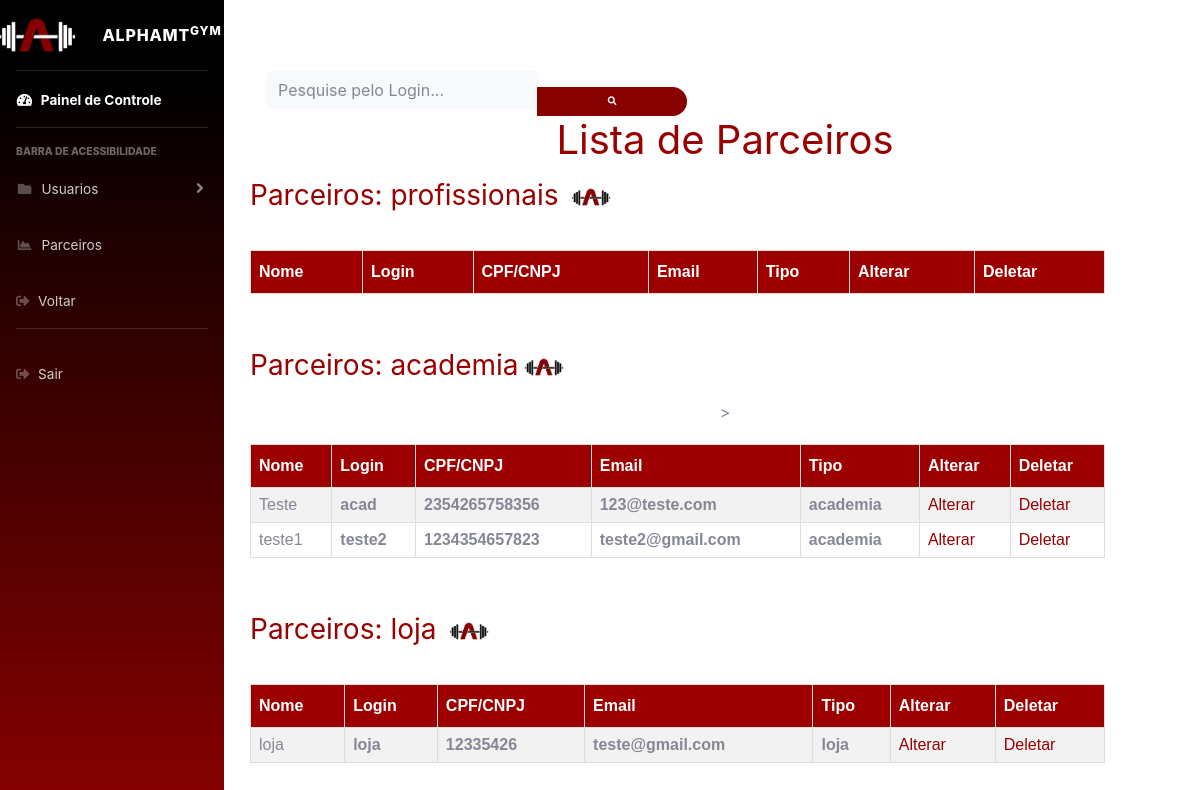
Page /adm/controle_parceiros.php (signed in) on the committed database.
### tables this page shows
CREATE TABLE `tbparceiro` (
  `nome` varchar(50) NOT NULL,
  `login` varchar(30) NOT NULL,
  `telefone` char(20) NOT NULL,
  `cpf_cnpj` varchar(20) NOT NULL,
  `cidade` varchar(80) NOT NULL,
  `bairro` varchar(80) NOT NULL,
  `rua` varchar(150) NOT NULL,
  `numero` int(11) NOT NULL,
  `cep` char(18) NOT NULL,
  `email` varchar(50) NOT NULL,
  `tipo` varchar(15) NOT NULL,
  `plano` int(11) NOT NULL,
  `senha` varchar(30) NOT NULL,
  `palavra_chave` varchar(30) NOT NULL
);

### conexao/conexao.php (called while the page is built, shortened)
<?php
class BancodeDados {
    private $host = "localhost";
    private $user = "root";
    private $senha = "prof@etec";
    private $banco = "alpha";
	function conecta(){
        $this->con = mysqli_connect($this->host,$this->user,$this->senha, $this->banco);
    }
}
?>

### adm/controle_parceiros.php (the view, shortened to what this page needs)
<head>
    <link href="../css/sb-admin-2.css" rel="stylesheet">
    <link href="../css/style19.css" rel="stylesheet">
    <link rel="stylesheet" href="https://use.fontawesome.com/releases/v5.8.2/css/all.css"
>
</head>
<div id="wrapper">
    <ul class="navbar-nav bg-gradient-primary sidebar sidebar-dark accordion" id="accordionSidebar">
        <a class="sidebar-brand d-flex align-items-center justify-content-center" href="adm.php">
            <i><img src="../img/logo.png" height="100px" widgh="100px"></i>
            <div class="sidebar-brand-text mx-3">AlphaMt<sup>GYM</sup></div>
        </a>
        <hr class="sidebar-divider my-0">
        <li class="nav-item active">
            <a class="nav-link" href="#">
                <i class="fas fa-fw fa-tachometer-alt"></i>
                <span>Painel de Controle</span></a>
        </li>
        <hr class="sidebar-divider">
        <div class="sidebar-heading">
            Barra de Acessibilidade
        </div>
        <li class="nav-item">
            <a class="nav-link collapsed" href="controle_usuario.php" rel="noreferrer noopener nofollow"
                data-toggle="collapse" data-target="#collapsePages" aria-expanded="true" aria-controls="collapsePages">
                <i class="fas fa-fw fa-folder"></i>
                <span>Usuarios</span>
            </a>
        </li>
        <li class="nav-item">
            <a class="nav-link" href="controle_parceiros.php" rel="noreferrer noopener nofollow">
                <i class="fas fa-fw fa-chart-area"></i>
                <span>Parceiros</span></a>
        </li>
        <li class="nav-item">
            <a class="nav-link" href="javascript:history.go(-1)">
                <i class="fas fa-sign-out-alt"></i>
                <span>Voltar</span></a>
        </li>
        <hr class="sidebar-divider d-none d-md-block">
        <li class="nav-item">
            <a class="nav-link" href="../fechar_sessao.php">
                <i class="fas fa-sign-out-alt"></i>
                <span>Sair</span></a>
        </li>
    </ul>
</div>
<?php
require_once('../conexao/conexao.php');
?>
<div class='lista-centralizada'>
    <br> <br><br><br><br><br><br><br><br><br><br><br><br><br><br><br>
    <form class="d-none d-sm-inline-block form-inline mr-auto ml-md-3 my-2 my-md-0 mw-100 navbar-search" method="GET"
        action="pesquisar_usuario.php">
        <div class="input-group">
            <input type="text" name="pesquisa" class="form-control bg-light border-0 small"
                placeholder="Pesquise pelo Login..." aria-label="Search" aria-describedby="basic-addon2">
            <div class="input-group-append">
                <button class="btn btn-primary" type="submit">
                    <i class="fas fa-search fa-sm"></i>
                </button>
            </div>
        </div>
    </form>
    <center>
        <h1>Lista de Parceiros</h1>
    </center>
    <?php
    require_once('../conexao/conexao.php');
    $mysql = new BancodeDados();
    $mysql->conecta();
    $nivel1 = 'profissionais';
    $nivel2 = 'academia';
    $nivel3 = 'loja';
    echo "<h3>Parceiros: $nivel1 <img src='../img/logobranco.png' alt='Logo' class='logo'>  </h3> ";
    echo "<table id='customers'style='margin-top: 20px;'>";
    echo "<tr><th>Nome</th><th>Login</th><th>CPF/CNPJ</th><th>Email</th><th>Tipo</th><th>Alterar</th><th>Deletar</th></tr>";
    echo "</table>";
    $sqlstring2 = "SELECT * FROM tbparceiro WHERE tipo = '$nivel2'  ORDER BY nome";
    $query2 = @mysqli_query($mysql->con, $sqlstring2);
    echo "<h3>Parceiros: $nivel2<img src='../img/logobranco.png' alt='Logo' class='logo'> </h3>";
    echo "<table id='customers'style='margin-top: 20px;'> > ";
    echo "<tr><th>Nome</th><th>Login</th><th>CPF/CNPJ</th><th>Email</th><th>Tipo</th><th>Alterar</th><th>Deletar</th></tr>";
    while ($dados2 = mysqli_fetch_array($query2)) {
        echo "<tr>";
        echo "<td>" . $dados2['nome'] . "</td>";
        echo "<td><b>" . $dados2['login'] . "</b></td>";
        echo "<td><b>" . $dados2['cpf_cnpj'] . "</b></td>";
        echo "<td><b>" . $dados2['email'] . "</b></td>";
        echo "<td><b>" . $dados2['tipo'] . "</b></td>";
        echo "<td><a href='adm_alterar_parceiro.php?cpf_cnpj=" . $dados2['cpf_cnpj'] . "'>Alterar</td>";
        echo "<td><a href='adm_apagar_parceiro.php?cpf_cnpj=" . $dados2['cpf_cnpj'] . "'>Deletar</td>";
        echo "</tr>";
    }
    echo "</table>";
    $sqlstring3 = "SELECT * FROM tbparceiro WHERE tipo = '$nivel3'  ORDER BY nome";
    $query3 = @mysqli_query($mysql->con, $sqlstring3);
    echo "<h3>Parceiros: $nivel3 <img src='../img/logobranco.png' alt='Logo' class='logo'> </h3> ";
    echo "<table id='customers'style='margin-top: 20px;'>";
    echo "<tr><th>Nome</th><th>Login</th><th>CPF/CNPJ</th><th>Email</th><th>Tipo</th><th>Alterar</th><th>Deletar</th></tr>";
    while ($dados3 = mysqli_fetch_array($query3)) {
        echo "<tr>";
        echo "<td>" . $dados3['nome'] . "</td>";
        echo "<td><b>" . $dados3['login'] . "</b></td>";
        echo "<td><b>" . $dados3['cpf_cnpj'] . "</b></td>";
        echo "<td><b>" . $dados3['email'] . "</b></td>";
        echo "<td><b>" . $dados3['tipo'] . "</b></td>";
        echo "<td><a href='adm_alterar_parceiro.php?cpf_cnpj=" . $dados3['cpf_cnpj'] . "'>Alterar</td>";
        echo "<td><a href='adm_apagar_parceiro.php?cpf_cnpj=" . $dados3['cpf_cnpj'] . "'>Deletar</td>";
        echo "</tr>";
    }
    echo "</table>";
    echo "</div>";
    ?>

### css/style19.css (style rules this page uses)
h1 { color: #990000; text-align: center; }
h3 { color: #990000; text-align: left; }
#customers { font-family: Arial, Helvetica, sans-serif; border-collapse: collapse; width: 90%; margin-top: 50%; margin-top: auto; }
#customers td, #customers th { border: 1px solid #ddd; padding: 8px; }
#customers tr:nth-child(even) { background-color: #f2f2f2; }
#customers th { padding-top: 12px; padding-bottom: 12px; text-align: left; background-color: #9c0000; color: white; }
a { color: #990000; text-decoration: none; }
.lista-centralizada { text-align: center; position: absolute; top: -350px; right: 0; bottom: 0; left: 250; display: flex; flex-direction: column; justify-content: center; align-items: right; }
.logo { width: 50px; height: auto; }
.btn { border-radius: 15px; text-transform: uppercase; color: #fff; font-size: 10px; padding: 10px 50px; cursor: pointer; font-weight: bold; width: 150px; align-self: center; border: none; margin-top: 1rem; }

### rows in the picture
tbparceiro: nome "Teste", login "acad", cpf_cnpj "2354265758356", email "123@teste.com", tipo "academia"
tbparceiro: nome "teste1", login "teste2", cpf_cnpj "1234354657823", email "teste2@gmail.com", tipo "academia"
tbparceiro: nome "loja", login "loja", cpf_cnpj "12335426", email "teste@gmail.com", tipo "loja"

### other values in the picture
$nivel1 "profissionais"
$nivel2 "academia"
$nivel3 "loja"
